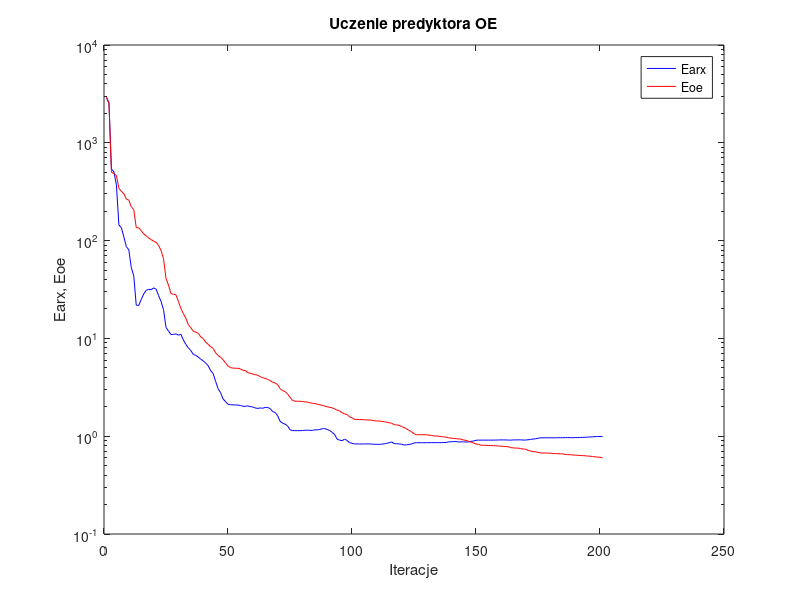
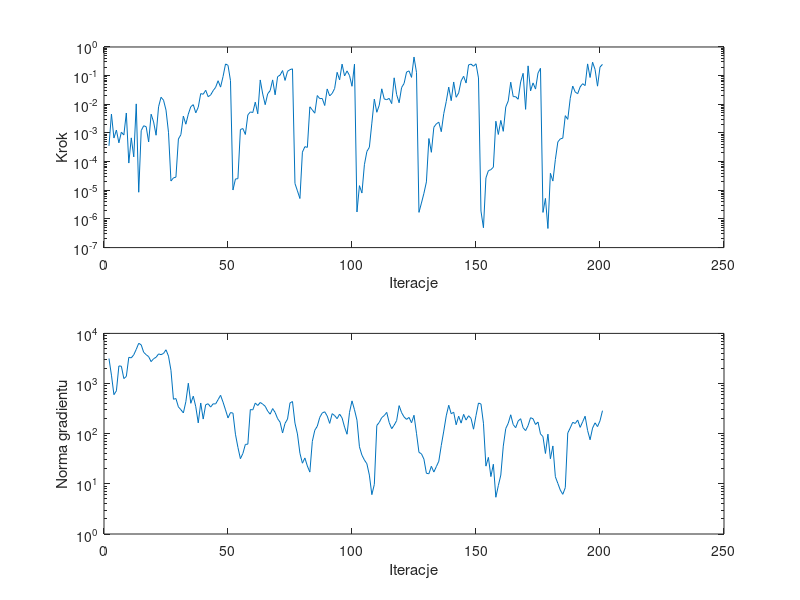

These figures' MATLAB source, in order:
%uczenie predyktora oe
clear all;
n=0; farx(n+1)=2.864582e+003; foe(n+1)=2.941213e+003; wspucz(n+1)=0.000000e+000; ng(n+1)=0.000000e+000;
%odnowa zmiennej metryki
n=1; farx(n+1)=2.542815e+003; foe(n+1)=2.570194e+003; krok(n+1)=3.550621e-004; ng(n+1)=3.156161e+003;
n=2; farx(n+1)=5.393651e+002; foe(n+1)=5.010112e+002; krok(n+1)=4.550450e-003; ng(n+1)=1.470926e+003;
n=3; farx(n+1)=5.045009e+002; foe(n+1)=4.846685e+002; krok(n+1)=6.647718e-004; ng(n+1)=6.002208e+002;
n=4; farx(n+1)=3.716165e+002; foe(n+1)=4.631731e+002; krok(n+1)=1.265711e-003; ng(n+1)=7.159510e+002;
n=5; farx(n+1)=1.449436e+002; foe(n+1)=3.418368e+002; krok(n+1)=4.526501e-004; ng(n+1)=2.242230e+003;
n=6; farx(n+1)=1.353358e+002; foe(n+1)=3.201593e+002; krok(n+1)=1.066655e-003; ng(n+1)=2.217493e+003;
n=7; farx(n+1)=1.091942e+002; foe(n+1)=3.011804e+002; krok(n+1)=8.476039e-004; ng(n+1)=1.256503e+003;
n=8; farx(n+1)=8.682729e+001; foe(n+1)=2.656528e+002; krok(n+1)=4.974525e-003; ng(n+1)=1.384946e+003;
n=9; farx(n+1)=8.055100e+001; foe(n+1)=2.595981e+002; krok(n+1)=8.906432e-005; ng(n+1)=3.334746e+003;
n=10; farx(n+1)=5.308745e+001; foe(n+1)=2.219146e+002; krok(n+1)=6.738436e-004; ng(n+1)=3.253439e+003;
n=11; farx(n+1)=4.359001e+001; foe(n+1)=2.075394e+002; krok(n+1)=1.463713e-004; ng(n+1)=3.743528e+003;
n=12; farx(n+1)=2.187536e+001; foe(n+1)=1.358465e+002; krok(n+1)=1.033284e-002; ng(n+1)=4.802698e+003;
n=13; farx(n+1)=2.170729e+001; foe(n+1)=1.350367e+002; krok(n+1)=8.546025e-006; ng(n+1)=6.347992e+003;
n=14; farx(n+1)=2.495043e+001; foe(n+1)=1.262741e+002; krok(n+1)=1.207428e-003; ng(n+1)=5.906950e+003;
n=15; farx(n+1)=2.847999e+001; foe(n+1)=1.174323e+002; krok(n+1)=1.784298e-003; ng(n+1)=4.194888e+003;
n=16; farx(n+1)=3.095500e+001; foe(n+1)=1.116228e+002; krok(n+1)=1.651908e-003; ng(n+1)=3.761656e+003;
n=17; farx(n+1)=3.178735e+001; foe(n+1)=1.066189e+002; krok(n+1)=4.861206e-004; ng(n+1)=3.437878e+003;
n=18; farx(n+1)=3.152437e+001; foe(n+1)=1.025015e+002; krok(n+1)=4.515106e-003; ng(n+1)=2.732939e+003;
n=19; farx(n+1)=3.284074e+001; foe(n+1)=9.846415e+001; krok(n+1)=2.424720e-003; ng(n+1)=3.129394e+003;
n=20; farx(n+1)=3.188527e+001; foe(n+1)=9.620655e+001; krok(n+1)=8.336543e-004; ng(n+1)=3.340288e+003;
n=21; farx(n+1)=2.743115e+001; foe(n+1)=8.912850e+001; krok(n+1)=8.193332e-003; ng(n+1)=3.895419e+003;
n=22; farx(n+1)=2.388982e+001; foe(n+1)=7.919498e+001; krok(n+1)=1.763378e-002; ng(n+1)=3.768776e+003;
n=23; farx(n+1)=1.966852e+001; foe(n+1)=6.523897e+001; krok(n+1)=1.389524e-002; ng(n+1)=3.983672e+003;
n=24; farx(n+1)=1.294553e+001; foe(n+1)=4.107728e+001; krok(n+1)=6.283411e-003; ng(n+1)=4.713641e+003;
n=25; farx(n+1)=1.190939e+001; foe(n+1)=3.511435e+001; krok(n+1)=1.059163e-003; ng(n+1)=3.524235e+003;
%odnowa zmiennej metryki
n=26; farx(n+1)=1.095103e+001; foe(n+1)=2.868215e+001; krok(n+1)=2.102242e-005; ng(n+1)=1.834777e+003;
n=27; farx(n+1)=1.097290e+001; foe(n+1)=2.831069e+001; krok(n+1)=2.713913e-005; ng(n+1)=4.862609e+002;
n=28; farx(n+1)=1.114424e+001; foe(n+1)=2.786911e+001; krok(n+1)=2.877521e-005; ng(n+1)=5.025649e+002;
n=29; farx(n+1)=1.078748e+001; foe(n+1)=2.388385e+001; krok(n+1)=6.143314e-004; ng(n+1)=3.420621e+002;
n=30; farx(n+1)=1.102452e+001; foe(n+1)=2.025337e+001; krok(n+1)=8.713055e-004; ng(n+1)=3.011229e+002;
n=31; farx(n+1)=9.643980e+000; foe(n+1)=1.797714e+001; krok(n+1)=3.881663e-003; ng(n+1)=2.592755e+002;
n=32; farx(n+1)=8.690419e+000; foe(n+1)=1.608892e+001; krok(n+1)=2.021294e-003; ng(n+1)=4.342471e+002;
n=33; farx(n+1)=8.011346e+000; foe(n+1)=1.384511e+001; krok(n+1)=4.550450e-003; ng(n+1)=1.014382e+003;
n=34; farx(n+1)=7.524302e+000; foe(n+1)=1.288403e+001; krok(n+1)=8.252113e-003; ng(n+1)=4.038237e+002;
n=35; farx(n+1)=6.860813e+000; foe(n+1)=1.184315e+001; krok(n+1)=9.707132e-003; ng(n+1)=5.612031e+002;
n=36; farx(n+1)=6.704843e+000; foe(n+1)=1.157246e+001; krok(n+1)=5.042985e-003; ng(n+1)=3.453062e+002;
n=37; farx(n+1)=6.461878e+000; foe(n+1)=1.126668e+001; krok(n+1)=7.883344e-003; ng(n+1)=1.643324e+002;
n=38; farx(n+1)=6.120611e+000; foe(n+1)=1.037864e+001; krok(n+1)=2.362755e-002; ng(n+1)=4.094150e+002;
n=39; farx(n+1)=5.901181e+000; foe(n+1)=9.931106e+000; krok(n+1)=2.243330e-002; ng(n+1)=1.958101e+002;
n=40; farx(n+1)=5.602962e+000; foe(n+1)=9.190179e+000; krok(n+1)=3.085098e-002; ng(n+1)=3.782791e+002;
n=41; farx(n+1)=5.255391e+000; foe(n+1)=8.704721e+000; krok(n+1)=1.842177e-002; ng(n+1)=3.951379e+002;
n=42; farx(n+1)=4.680286e+000; foe(n+1)=8.227280e+000; krok(n+1)=2.117616e-002; ng(n+1)=3.393877e+002;
n=43; farx(n+1)=4.370761e+000; foe(n+1)=7.912333e+000; krok(n+1)=2.991958e-002; ng(n+1)=3.945523e+002;
n=44; farx(n+1)=3.638315e+000; foe(n+1)=7.125587e+000; krok(n+1)=3.897625e-002; ng(n+1)=3.915190e+002;
n=45; farx(n+1)=3.064589e+000; foe(n+1)=6.697206e+000; krok(n+1)=6.640781e-002; ng(n+1)=4.774753e+002;
n=46; farx(n+1)=2.788326e+000; foe(n+1)=6.414896e+000; krok(n+1)=3.979978e-002; ng(n+1)=5.831198e+002;
n=47; farx(n+1)=2.406433e+000; foe(n+1)=6.057344e+000; krok(n+1)=9.282613e-002; ng(n+1)=4.254043e+002;
n=48; farx(n+1)=2.260700e+000; foe(n+1)=5.608934e+000; krok(n+1)=2.553603e-001; ng(n+1)=2.980026e+002;
n=49; farx(n+1)=2.116705e+000; foe(n+1)=5.221980e+000; krok(n+1)=2.295125e-001; ng(n+1)=2.062514e+002;
n=50; farx(n+1)=2.097697e+000; foe(n+1)=5.028367e+000; krok(n+1)=6.700045e-002; ng(n+1)=2.637200e+002;
%odnowa zmiennej metryki
n=51; farx(n+1)=2.091232e+000; foe(n+1)=4.971068e+000; krok(n+1)=1.021265e-005; ng(n+1)=2.572739e+002;
n=52; farx(n+1)=2.084691e+000; foe(n+1)=4.953602e+000; krok(n+1)=2.481646e-005; ng(n+1)=9.763596e+001;
n=53; farx(n+1)=2.081769e+000; foe(n+1)=4.949327e+000; krok(n+1)=2.543436e-005; ng(n+1)=5.334105e+001;
n=54; farx(n+1)=2.062876e+000; foe(n+1)=4.873875e+000; krok(n+1)=1.318183e-003; ng(n+1)=3.175391e+001;
n=55; farx(n+1)=2.024429e+000; foe(n+1)=4.715337e+000; krok(n+1)=1.427772e-003; ng(n+1)=4.030130e+001;
n=56; farx(n+1)=2.021359e+000; foe(n+1)=4.698008e+000; krok(n+1)=8.861138e-004; ng(n+1)=6.116148e+001;
n=57; farx(n+1)=2.041706e+000; foe(n+1)=4.459829e+000; krok(n+1)=4.258262e-003; ng(n+1)=6.187447e+001;
n=58; farx(n+1)=2.006535e+000; foe(n+1)=4.400000e+000; krok(n+1)=5.414124e-003; ng(n+1)=3.029008e+002;
n=59; farx(n+1)=1.989241e+000; foe(n+1)=4.324663e+000; krok(n+1)=5.167850e-003; ng(n+1)=2.987593e+002;
n=60; farx(n+1)=1.944570e+000; foe(n+1)=4.255863e+000; krok(n+1)=1.189399e-002; ng(n+1)=4.089538e+002;
n=61; farx(n+1)=1.921177e+000; foe(n+1)=4.201810e+000; krok(n+1)=4.672280e-003; ng(n+1)=3.645955e+002;
n=62; farx(n+1)=1.948167e+000; foe(n+1)=4.060549e+000; krok(n+1)=7.071636e-002; ng(n+1)=4.196937e+002;
n=63; farx(n+1)=1.929136e+000; foe(n+1)=3.966778e+000; krok(n+1)=2.284759e-002; ng(n+1)=3.879162e+002;
n=64; farx(n+1)=1.970087e+000; foe(n+1)=3.902919e+000; krok(n+1)=9.691715e-003; ng(n+1)=3.525681e+002;
n=65; farx(n+1)=1.967170e+000; foe(n+1)=3.799852e+000; krok(n+1)=2.327615e-002; ng(n+1)=2.823556e+002;
n=66; farx(n+1)=1.916494e+000; foe(n+1)=3.707799e+000; krok(n+1)=3.006981e-002; ng(n+1)=2.449172e+002;
n=67; farx(n+1)=1.787754e+000; foe(n+1)=3.561558e+000; krok(n+1)=7.100297e-002; ng(n+1)=3.169235e+002;
n=68; farx(n+1)=1.747450e+000; foe(n+1)=3.496556e+000; krok(n+1)=2.142359e-002; ng(n+1)=2.652077e+002;
n=69; farx(n+1)=1.622438e+000; foe(n+1)=3.370592e+000; krok(n+1)=9.228634e-002; ng(n+1)=1.995482e+002;
n=70; farx(n+1)=1.420559e+000; foe(n+1)=3.063388e+000; krok(n+1)=1.042976e-001; ng(n+1)=1.695450e+002;
n=71; farx(n+1)=1.358974e+000; foe(n+1)=2.926401e+000; krok(n+1)=1.506669e-001; ng(n+1)=1.032321e+002;
n=72; farx(n+1)=1.328531e+000; foe(n+1)=2.857736e+000; krok(n+1)=6.808455e-002; ng(n+1)=1.606654e+002;
n=73; farx(n+1)=1.277425e+000; foe(n+1)=2.711437e+000; krok(n+1)=1.410702e-001; ng(n+1)=1.958396e+002;
n=74; farx(n+1)=1.164280e+000; foe(n+1)=2.504401e+000; krok(n+1)=1.620110e-001; ng(n+1)=4.102510e+002;
n=75; farx(n+1)=1.140941e+000; foe(n+1)=2.318952e+000; krok(n+1)=1.728230e-001; ng(n+1)=4.380148e+002;
%odnowa zmiennej metryki
n=76; farx(n+1)=1.139878e+000; foe(n+1)=2.282429e+000; krok(n+1)=1.726474e-005; ng(n+1)=1.624356e+002;
n=77; farx(n+1)=1.139743e+000; foe(n+1)=2.276502e+000; krok(n+1)=9.520842e-006; ng(n+1)=9.888967e+001;
n=78; farx(n+1)=1.139845e+000; foe(n+1)=2.275727e+000; krok(n+1)=5.163299e-006; ng(n+1)=4.077626e+001;
n=79; farx(n+1)=1.142662e+000; foe(n+1)=2.263737e+000; krok(n+1)=2.141564e-004; ng(n+1)=2.580930e+001;
n=80; farx(n+1)=1.148900e+000; foe(n+1)=2.242412e+000; krok(n+1)=3.325065e-004; ng(n+1)=3.280963e+001;
n=81; farx(n+1)=1.151106e+000; foe(n+1)=2.233205e+000; krok(n+1)=3.138794e-004; ng(n+1)=2.267144e+001;
n=82; farx(n+1)=1.148401e+000; foe(n+1)=2.195821e+000; krok(n+1)=8.174750e-003; ng(n+1)=1.715645e+001;
n=83; farx(n+1)=1.145911e+000; foe(n+1)=2.175523e+000; krok(n+1)=6.377325e-003; ng(n+1)=7.048959e+001;
n=84; farx(n+1)=1.162380e+000; foe(n+1)=2.157077e+000; krok(n+1)=4.896932e-003; ng(n+1)=1.172650e+002;
n=85; farx(n+1)=1.160237e+000; foe(n+1)=2.126857e+000; krok(n+1)=2.025137e-002; ng(n+1)=1.409069e+002;
n=86; farx(n+1)=1.171696e+000; foe(n+1)=2.096199e+000; krok(n+1)=1.576669e-002; ng(n+1)=2.117614e+002;
n=87; farx(n+1)=1.191948e+000; foe(n+1)=2.068227e+000; krok(n+1)=1.598198e-002; ng(n+1)=2.589366e+002;
n=88; farx(n+1)=1.196526e+000; foe(n+1)=2.033490e+000; krok(n+1)=9.069100e-003; ng(n+1)=2.735636e+002;
n=89; farx(n+1)=1.171793e+000; foe(n+1)=1.997510e+000; krok(n+1)=3.431867e-002; ng(n+1)=2.255649e+002;
n=90; farx(n+1)=1.143642e+000; foe(n+1)=1.974777e+000; krok(n+1)=1.964862e-002; ng(n+1)=1.605931e+002;
n=91; farx(n+1)=1.093625e+000; foe(n+1)=1.948131e+000; krok(n+1)=2.392889e-002; ng(n+1)=2.510935e+002;
n=92; farx(n+1)=1.040644e+000; foe(n+1)=1.905685e+000; krok(n+1)=3.571716e-002; ng(n+1)=2.296361e+002;
n=93; farx(n+1)=9.325504e-001; foe(n+1)=1.844163e+000; krok(n+1)=1.307960e-001; ng(n+1)=1.992829e+002;
n=94; farx(n+1)=9.118402e-001; foe(n+1)=1.818138e+000; krok(n+1)=7.142563e-002; ng(n+1)=2.463947e+002;
n=95; farx(n+1)=9.008575e-001; foe(n+1)=1.735258e+000; krok(n+1)=2.522670e-001; ng(n+1)=2.060053e+002;
n=96; farx(n+1)=9.308061e-001; foe(n+1)=1.695169e+000; krok(n+1)=9.760941e-002; ng(n+1)=1.351979e+002;
n=97; farx(n+1)=9.071452e-001; foe(n+1)=1.662037e+000; krok(n+1)=1.460372e-001; ng(n+1)=9.753272e+001;
n=98; farx(n+1)=8.579535e-001; foe(n+1)=1.578125e+000; krok(n+1)=1.003743e-001; ng(n+1)=2.672131e+002;
n=99; farx(n+1)=8.470559e-001; foe(n+1)=1.544641e+000; krok(n+1)=4.256083e-002; ng(n+1)=4.512240e+002;
n=100; farx(n+1)=8.334434e-001; foe(n+1)=1.488224e+000; krok(n+1)=2.515310e-001; ng(n+1)=3.003677e+002;
%odnowa zmiennej metryki
n=101; farx(n+1)=8.334320e-001; foe(n+1)=1.483038e+000; krok(n+1)=1.749314e-006; ng(n+1)=1.863322e+002;
n=102; farx(n+1)=8.331276e-001; foe(n+1)=1.478549e+000; krok(n+1)=1.451496e-005; ng(n+1)=5.480180e+001;
n=103; farx(n+1)=8.331010e-001; foe(n+1)=1.477792e+000; krok(n+1)=8.010217e-006; ng(n+1)=3.737260e+001;
n=104; farx(n+1)=8.331303e-001; foe(n+1)=1.474380e+000; krok(n+1)=7.813213e-005; ng(n+1)=2.989160e+001;
n=105; farx(n+1)=8.341787e-001; foe(n+1)=1.465895e+000; krok(n+1)=2.266194e-004; ng(n+1)=2.514667e+001;
n=106; farx(n+1)=8.341711e-001; foe(n+1)=1.461911e+000; krok(n+1)=3.163070e-004; ng(n+1)=1.494241e+001;
n=107; farx(n+1)=8.304334e-001; foe(n+1)=1.457965e+000; krok(n+1)=2.199930e-003; ng(n+1)=6.090755e+000;
n=108; farx(n+1)=8.271953e-001; foe(n+1)=1.436767e+000; krok(n+1)=1.517118e-002; ng(n+1)=9.731298e+000;
n=109; farx(n+1)=8.258271e-001; foe(n+1)=1.433803e+000; krok(n+1)=5.269205e-003; ng(n+1)=1.457668e+002;
n=110; farx(n+1)=8.244471e-001; foe(n+1)=1.427119e+000; krok(n+1)=9.378531e-003; ng(n+1)=1.685969e+002;
n=111; farx(n+1)=8.300251e-001; foe(n+1)=1.418765e+000; krok(n+1)=3.468850e-002; ng(n+1)=2.097220e+002;
n=112; farx(n+1)=8.357630e-001; foe(n+1)=1.404298e+000; krok(n+1)=1.535317e-002; ng(n+1)=2.299071e+002;
n=113; farx(n+1)=8.452737e-001; foe(n+1)=1.390094e+000; krok(n+1)=1.448480e-002; ng(n+1)=2.661934e+002;
n=114; farx(n+1)=8.585370e-001; foe(n+1)=1.373143e+000; krok(n+1)=1.610734e-002; ng(n+1)=1.666254e+002;
n=115; farx(n+1)=8.737723e-001; foe(n+1)=1.354448e+000; krok(n+1)=1.056509e-002; ng(n+1)=1.259348e+002;
n=116; farx(n+1)=8.390976e-001; foe(n+1)=1.313032e+000; krok(n+1)=8.388517e-002; ng(n+1)=1.481149e+002;
n=117; farx(n+1)=8.378933e-001; foe(n+1)=1.303733e+000; krok(n+1)=2.173419e-002; ng(n+1)=1.828166e+002;
n=118; farx(n+1)=8.340085e-001; foe(n+1)=1.292970e+000; krok(n+1)=1.131000e-002; ng(n+1)=3.629202e+002;
n=119; farx(n+1)=8.271138e-001; foe(n+1)=1.255204e+000; krok(n+1)=3.852379e-002; ng(n+1)=2.624802e+002;
n=120; farx(n+1)=8.124376e-001; foe(n+1)=1.224963e+000; krok(n+1)=5.349375e-002; ng(n+1)=2.157746e+002;
n=121; farx(n+1)=8.159036e-001; foe(n+1)=1.188614e+000; krok(n+1)=1.335492e-001; ng(n+1)=1.930597e+002;
n=122; farx(n+1)=8.232500e-001; foe(n+1)=1.146511e+000; krok(n+1)=1.464436e-001; ng(n+1)=2.111318e+002;
n=123; farx(n+1)=8.323882e-001; foe(n+1)=1.111992e+000; krok(n+1)=8.693674e-002; ng(n+1)=1.651344e+002;
n=124; farx(n+1)=8.531791e-001; foe(n+1)=1.059696e+000; krok(n+1)=4.461084e-001; ng(n+1)=2.332060e+002;
n=125; farx(n+1)=8.578944e-001; foe(n+1)=1.035711e+000; krok(n+1)=1.308949e-001; ng(n+1)=1.020059e+002;
%odnowa zmiennej metryki
n=126; farx(n+1)=8.578952e-001; foe(n+1)=1.035562e+000; krok(n+1)=1.695170e-006; ng(n+1)=4.246884e+001;
n=127; farx(n+1)=8.579241e-001; foe(n+1)=1.035219e+000; krok(n+1)=3.586316e-006; ng(n+1)=3.974522e+001;
n=128; farx(n+1)=8.579663e-001; foe(n+1)=1.034785e+000; krok(n+1)=7.840842e-006; ng(n+1)=3.110394e+001;
n=129; farx(n+1)=8.579878e-001; foe(n+1)=1.034488e+000; krok(n+1)=1.961230e-005; ng(n+1)=1.622703e+001;
n=130; farx(n+1)=8.587902e-001; foe(n+1)=1.025647e+000; krok(n+1)=6.399708e-004; ng(n+1)=1.589305e+001;
n=131; farx(n+1)=8.594251e-001; foe(n+1)=1.018755e+000; krok(n+1)=2.114007e-004; ng(n+1)=2.241978e+001;
n=132; farx(n+1)=8.599051e-001; foe(n+1)=1.007384e+000; krok(n+1)=1.579878e-003; ng(n+1)=1.719289e+001;
n=133; farx(n+1)=8.590079e-001; foe(n+1)=1.004129e+000; krok(n+1)=2.080994e-003; ng(n+1)=2.200890e+001;
n=134; farx(n+1)=8.581926e-001; foe(n+1)=9.985133e-001; krok(n+1)=2.376370e-003; ng(n+1)=2.828780e+001;
n=135; farx(n+1)=8.594652e-001; foe(n+1)=9.919420e-001; krok(n+1)=1.108189e-003; ng(n+1)=5.841429e+001;
n=136; farx(n+1)=8.621370e-001; foe(n+1)=9.834204e-001; krok(n+1)=4.738412e-003; ng(n+1)=1.127323e+002;
n=137; farx(n+1)=8.624277e-001; foe(n+1)=9.770610e-001; krok(n+1)=1.251384e-002; ng(n+1)=2.271432e+002;
n=138; farx(n+1)=8.748928e-001; foe(n+1)=9.606046e-001; krok(n+1)=3.982240e-002; ng(n+1)=3.692501e+002;
n=139; farx(n+1)=8.777627e-001; foe(n+1)=9.552217e-001; krok(n+1)=1.340015e-002; ng(n+1)=2.501579e+002;
n=140; farx(n+1)=8.811897e-001; foe(n+1)=9.475128e-001; krok(n+1)=6.013604e-002; ng(n+1)=2.680428e+002;
n=141; farx(n+1)=8.812271e-001; foe(n+1)=9.441462e-001; krok(n+1)=1.761298e-002; ng(n+1)=1.506654e+002;
n=142; farx(n+1)=8.726402e-001; foe(n+1)=9.377774e-001; krok(n+1)=2.489395e-002; ng(n+1)=2.235746e+002;
n=143; farx(n+1)=8.750075e-001; foe(n+1)=9.327193e-001; krok(n+1)=6.544743e-002; ng(n+1)=1.624475e+002;
n=144; farx(n+1)=8.765713e-001; foe(n+1)=9.137416e-001; krok(n+1)=9.513510e-002; ng(n+1)=2.431539e+002;
n=145; farx(n+1)=8.718634e-001; foe(n+1)=9.076251e-001; krok(n+1)=5.529705e-002; ng(n+1)=1.871753e+002;
n=146; farx(n+1)=8.751033e-001; foe(n+1)=8.851286e-001; krok(n+1)=2.372633e-001; ng(n+1)=2.278678e+002;
n=147; farx(n+1)=8.876626e-001; foe(n+1)=8.694213e-001; krok(n+1)=2.522670e-001; ng(n+1)=2.021356e+002;
n=148; farx(n+1)=8.925923e-001; foe(n+1)=8.524424e-001; krok(n+1)=2.134155e-001; ng(n+1)=1.229491e+002;
n=149; farx(n+1)=9.084983e-001; foe(n+1)=8.314346e-001; krok(n+1)=2.594656e-001; ng(n+1)=2.296818e+002;
n=150; farx(n+1)=9.120953e-001; foe(n+1)=8.252497e-001; krok(n+1)=8.322808e-002; ng(n+1)=4.087454e+002;
%odnowa zmiennej metryki
n=151; farx(n+1)=9.117992e-001; foe(n+1)=8.088145e-001; krok(n+1)=1.889996e-006; ng(n+1)=3.910077e+002;
n=152; farx(n+1)=9.117949e-001; foe(n+1)=8.075545e-001; krok(n+1)=4.929212e-007; ng(n+1)=1.617480e+002;
n=153; farx(n+1)=9.118115e-001; foe(n+1)=8.067350e-001; krok(n+1)=2.703468e-005; ng(n+1)=2.254365e+001;
n=154; farx(n+1)=9.119650e-001; foe(n+1)=8.032937e-001; krok(n+1)=4.838580e-005; ng(n+1)=3.371647e+001;
n=155; farx(n+1)=9.119860e-001; foe(n+1)=8.024997e-001; krok(n+1)=5.249070e-005; ng(n+1)=1.395595e+001;
n=156; farx(n+1)=9.122055e-001; foe(n+1)=8.003911e-001; krok(n+1)=6.386523e-005; ng(n+1)=2.460069e+001;
n=157; farx(n+1)=9.133993e-001; foe(n+1)=7.981351e-001; krok(n+1)=2.568725e-003; ng(n+1)=5.405380e+000;
n=158; farx(n+1)=9.147380e-001; foe(n+1)=7.949222e-001; krok(n+1)=8.861138e-004; ng(n+1)=9.209922e+000;
n=159; farx(n+1)=9.164212e-001; foe(n+1)=7.904326e-001; krok(n+1)=2.739044e-003; ng(n+1)=1.495967e+001;
n=160; farx(n+1)=9.162456e-001; foe(n+1)=7.865503e-001; krok(n+1)=1.141051e-003; ng(n+1)=5.660466e+001;
n=161; farx(n+1)=9.162663e-001; foe(n+1)=7.844946e-001; krok(n+1)=8.055458e-003; ng(n+1)=1.268871e+002;
n=162; farx(n+1)=9.129688e-001; foe(n+1)=7.797408e-001; krok(n+1)=1.314565e-002; ng(n+1)=1.612840e+002;
n=163; farx(n+1)=9.120914e-001; foe(n+1)=7.646491e-001; krok(n+1)=5.908701e-002; ng(n+1)=2.384125e+002;
n=164; farx(n+1)=9.162612e-001; foe(n+1)=7.589649e-001; krok(n+1)=1.856226e-002; ng(n+1)=1.516421e+002;
n=165; farx(n+1)=9.167543e-001; foe(n+1)=7.568548e-001; krok(n+1)=1.844475e-002; ng(n+1)=1.317487e+002;
n=166; farx(n+1)=9.168081e-001; foe(n+1)=7.552062e-001; krok(n+1)=1.500600e-002; ng(n+1)=1.791130e+002;
n=167; farx(n+1)=9.184828e-001; foe(n+1)=7.480665e-001; krok(n+1)=6.024636e-002; ng(n+1)=1.989119e+002;
n=168; farx(n+1)=9.124816e-001; foe(n+1)=7.399643e-001; krok(n+1)=1.204927e-001; ng(n+1)=1.312436e+002;
n=169; farx(n+1)=9.135869e-001; foe(n+1)=7.370751e-001; krok(n+1)=6.669234e-003; ng(n+1)=1.153354e+002;
n=170; farx(n+1)=9.197851e-001; foe(n+1)=7.152246e-001; krok(n+1)=2.193298e-001; ng(n+1)=1.450959e+002;
n=171; farx(n+1)=9.263933e-001; foe(n+1)=7.055687e-001; krok(n+1)=2.946581e-002; ng(n+1)=2.083197e+002;
n=172; farx(n+1)=9.361464e-001; foe(n+1)=6.964456e-001; krok(n+1)=5.576355e-002; ng(n+1)=1.984191e+002;
n=173; farx(n+1)=9.401603e-001; foe(n+1)=6.931630e-001; krok(n+1)=3.397782e-002; ng(n+1)=1.526425e+002;
n=174; farx(n+1)=9.531151e-001; foe(n+1)=6.840406e-001; krok(n+1)=1.226008e-001; ng(n+1)=1.708221e+002;
n=175; farx(n+1)=9.629949e-001; foe(n+1)=6.740891e-001; krok(n+1)=1.800875e-001; ng(n+1)=9.902969e+001;
%odnowa zmiennej metryki
n=176; farx(n+1)=9.629825e-001; foe(n+1)=6.731641e-001; krok(n+1)=1.688556e-006; ng(n+1)=8.740776e+001;
n=177; farx(n+1)=9.629716e-001; foe(n+1)=6.725772e-001; krok(n+1)=5.209906e-006; ng(n+1)=4.030582e+001;
n=178; farx(n+1)=9.629670e-001; foe(n+1)=6.722050e-001; krok(n+1)=4.640886e-007; ng(n+1)=9.795752e+001;
n=179; farx(n+1)=9.630718e-001; foe(n+1)=6.701379e-001; krok(n+1)=3.909086e-005; ng(n+1)=3.163954e+001;
n=180; farx(n+1)=9.634237e-001; foe(n+1)=6.659239e-001; krok(n+1)=2.097007e-005; ng(n+1)=5.695995e+001;
n=181; farx(n+1)=9.636152e-001; foe(n+1)=6.648335e-001; krok(n+1)=1.180809e-004; ng(n+1)=1.385864e+001;
n=182; farx(n+1)=9.647388e-001; foe(n+1)=6.621690e-001; krok(n+1)=4.863026e-004; ng(n+1)=1.020735e+001;
n=183; farx(n+1)=9.651036e-001; foe(n+1)=6.605674e-001; krok(n+1)=6.218716e-004; ng(n+1)=7.498218e+000;
n=184; farx(n+1)=9.653469e-001; foe(n+1)=6.596236e-001; krok(n+1)=6.586506e-004; ng(n+1)=6.182037e+000;
n=185; farx(n+1)=9.673469e-001; foe(n+1)=6.495446e-001; krok(n+1)=4.014511e-003; ng(n+1)=8.411596e+000;
n=186; farx(n+1)=9.679237e-001; foe(n+1)=6.481276e-001; krok(n+1)=2.980863e-003; ng(n+1)=1.033034e+002;
n=187; farx(n+1)=9.664623e-001; foe(n+1)=6.464115e-001; krok(n+1)=1.610734e-002; ng(n+1)=1.304928e+002;
n=188; farx(n+1)=9.657051e-001; foe(n+1)=6.429959e-001; krok(n+1)=4.331299e-002; ng(n+1)=1.688706e+002;
n=189; farx(n+1)=9.692115e-001; foe(n+1)=6.398657e-001; krok(n+1)=2.691279e-002; ng(n+1)=1.598161e+002;
n=190; farx(n+1)=9.678267e-001; foe(n+1)=6.382455e-001; krok(n+1)=2.340953e-002; ng(n+1)=1.869828e+002;
n=191; farx(n+1)=9.710123e-001; foe(n+1)=6.351325e-001; krok(n+1)=4.050274e-002; ng(n+1)=1.336365e+002;
n=192; farx(n+1)=9.727076e-001; foe(n+1)=6.336758e-001; krok(n+1)=5.234463e-002; ng(n+1)=1.725441e+002;
n=193; farx(n+1)=9.747034e-001; foe(n+1)=6.310257e-001; krok(n+1)=4.509885e-002; ng(n+1)=2.230169e+002;
n=194; farx(n+1)=9.806111e-001; foe(n+1)=6.267727e-001; krok(n+1)=2.569287e-001; ng(n+1)=1.158508e+002;
n=195; farx(n+1)=9.817790e-001; foe(n+1)=6.244915e-001; krok(n+1)=8.616836e-002; ng(n+1)=7.570633e+001;
n=196; farx(n+1)=9.851600e-001; foe(n+1)=6.202029e-001; krok(n+1)=2.942678e-001; ng(n+1)=1.293905e+002;
n=197; farx(n+1)=9.894798e-001; foe(n+1)=6.153611e-001; krok(n+1)=1.655202e-001; ng(n+1)=1.647648e+002;
n=198; farx(n+1)=9.921651e-001; foe(n+1)=6.119011e-001; krok(n+1)=4.294671e-002; ng(n+1)=1.385076e+002;
n=199; farx(n+1)=9.931966e-001; foe(n+1)=6.083985e-001; krok(n+1)=1.989372e-001; ng(n+1)=1.807342e+002;
n=200; farx(n+1)=9.943592e-001; foe(n+1)=6.013743e-001; krok(n+1)=2.475890e-001; ng(n+1)=2.878263e+002;

figure; semilogy(farx,'b'); hold on; semilogy(foe,'r'); xlabel('Iteracje'); ylabel('Earx, Eoe'); legend('Earx','Eoe'); title('Uczenie predyktora OE');
figure; subplot(2,1,1); semilogy(krok); xlabel('Iteracje'); ylabel('Krok');
subplot(2,1,2); semilogy(ng); xlabel('Iteracje'); ylabel('Norma gradientu');
Earx=farx(n+1)
Eoe=foe(n+1)
